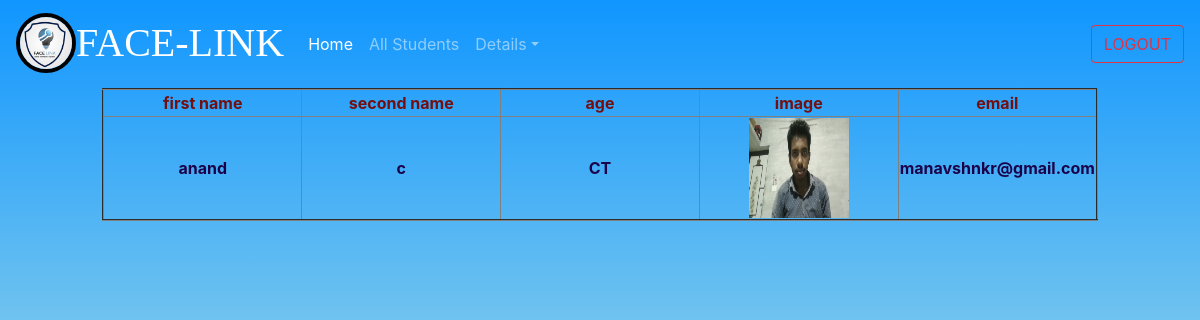
Page /profile3 (signed in) on the committed database.
### facelink/models.py (models this page shows)
class signup_page(models.Model):
    userr=models.ForeignKey(User,on_delete=models.CASCADE)
    f_name=models.CharField(max_length=25,null=True)
    l_name=models.CharField(max_length=15,null=True)
    user_name=models.CharField(max_length=15,null=True)
    department=models.CharField(max_length=18,null=True)
    image=models.ImageField(upload_to='profile_pic/')
    email=models.EmailField(null=True)
    password=models.CharField(max_length=15,null=True)

### facelink/views.py (the view)
# urls.py: path('profile<str:pk>', views.show, name="profile"),
@login_required
def show(request,pk):
    b=signup_page.objects.get(id=pk)
    f={'key':b}
    return render(request,"view.html",f)

### facelink/templates/view.html (shortened to what this page needs)
{% load static %}
<!DOCTYPE html>
<html lang="en">
<head>
    <link rel="stylesheet" href="{% static 'login.css' %}">
    <link rel="stylesheet" href="https://cdn.jsdelivr.net/npm/bootstrap@4.6.2/dist/css/bootstrap.min.css">
</head>
<body>
    <div id="full">
    <nav class="navbar navbar-expand-sm navbar-dark">
        <a class="navbar-brand" href="#"><div class="hello">
            <div class="mono"><img src="logos/main.png" alt="facelink" style="height: 60px;width: 60px;border-radius: 50%;border:4px solid black;"></div>
            <div class="sono"><h1 style="font-family:cursive;margin-top: 6px;">FACE-LINK</h1></div>
            </div></a>
        <div class="collapse navbar-collapse" id="collapsibleNavId">
            <ul class="navbar-nav mr-auto mt-2 mt-lg-0">
                <li class="nav-item active">
                    <a class="nav-link" href="main">Home <span class="sr-only">(current)</span></a>
                </li>
                <li class="nav-item">
                    <a class="nav-link" href="showall">All Students</a>
                </li>
                <li class="nav-item dropdown">
                    <a class="nav-link dropdown-toggle" href="#" id="dropdownId" data-toggle="dropdown" aria-haspopup="true" aria-expanded="false">Details</a>
                </li>
            </ul>
                <a href="{% url 'exit' %}"><button class="btn btn-outline-danger my-2 my-sm-0" type="submit" >LOGOUT</button></a>
        </div>
    </nav>
    </div>
    <form action="" method="post">
        <center>
    <table border="2">
        <tr>
            <th>first name</th>
            <th>second name</th>
            <th>age</th>
            <th>image</th>
            <th>email</th>
        </tr>
        <tr>
            <td>{{key.f_name}}</td>
            <td>{{key.l_name}}</td>
            <td>{{key.department}}</td>
            <td><img src="{{key.image.url}}" alt="image" height="100px" width="100px"></td>
            <td>{{key.email}}</td>
        </tr>
    </table>
    </center>
    </form>
</body>
</html>

### facelink/static/login.css (style rules this page uses)
html { height: 100%; }
body { margin:0; padding:0; font-family: sans-serif; background:linear-gradient(to bottom, #1096ff, skyblue, lightgreen); background-repeat:no-repeat; background-size:auto; }

### facelink/templates/view.html (style rules this page uses)
a,a:hover { text-align: center; text-decoration: none; color:rgb(42, 4, 146); size: 10cm; }
.mono { flex:1; }
.sono { flex:14; margin-top: 0; }
.hello { display:flex; flex-wrap: wrap; }
table { color:rgb(27, 3, 73); font-weight: bolder; }
th { color: rgb(116, 15, 15); width:20%; text-align: center; }
button { background: violet; color: rgb(32, 221, 15); border: none; font-size: 18px; }
td { text-align: center; }

### rows in the picture
signup_page: f_name "anand", l_name "c", department "CT", image (picture), email "manavshnkr@gmail.com"
